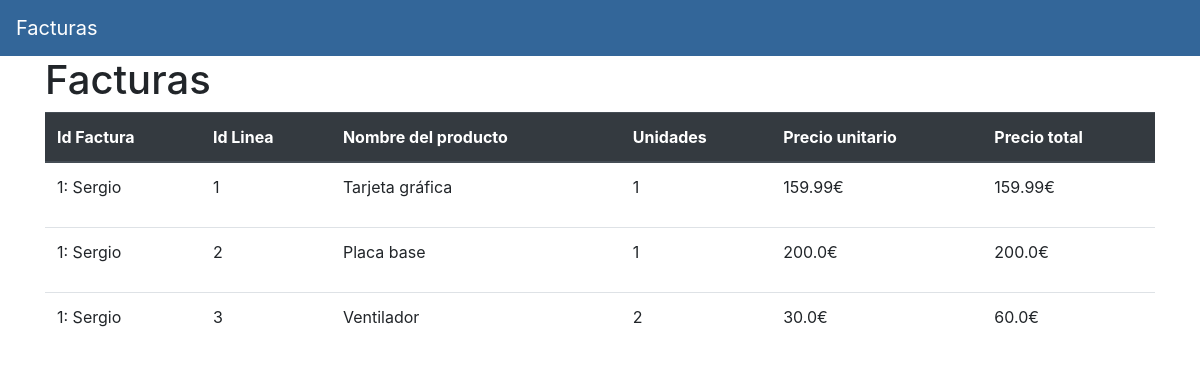
Screenshot of /facturas/1 with the database file from the repository.
### factura/models.py (models this page shows, shortened)
class LineaFactura(models.Model):
    id_linea = models.AutoField(primary_key=True)
    factura = models.ForeignKey(
        Factura,
        on_delete=models.CASCADE)                       # Borramos la línea de la factura,
    nombre_producto = models.CharField(max_length=220)  # porque la factura no existirá,
    precio_unitario = models.FloatField()               # y no tendría sentido asignar esa línea a otra factura
    unidades = models.IntegerField()
    @property
    def precio_real(self):
      return self.precio_unitario * self.unidades

class Factura(models.Model):
    id_factura = models.AutoField(primary_key=True)
    num = models.IntegerField()
    anio = models.DateTimeField(auto_now=True)
    cliente_nombre = models.CharField(max_length=220)
    cliente_direccion = models.CharField(max_length=400)
    def __str__(self):
        return f"{self.num}: {self.cliente_nombre}"

### factura/views.py (the view)
def detalle_factura(request, id_factura):
    return render(request, 'factura/detalle_factura.html', {
        'lineas': LineaFactura.objects.filter(factura=id_factura),
        })

### factura/templates/factura/detalle_factura.html (shortened to what this page needs)
{% extends 'factura/base.html' %}
{% block content %}
<h1 class="title">Facturas</h1>
<table class="table">
    <thead class="thead-dark">
        <tr>
            <th scope="col">Id Factura</th>
            <th scope="col">Id Linea</th>
            <th scope="col">Nombre del producto</th>
            <th scope="col">Unidades</th>
            <th scope="col">Precio unitario</th>
            <th scope="col">Precio total</th>
        </tr>
    </thead>
    <tbody>
        {% for l in lineas %}
        <tr>
            <td>{{ l.factura }}</td>
            <td>{{ l.id_linea }}</td>
            <td>{{ l.nombre_producto }}</p>
            <td>{{ l.unidades }}</p>
            <td>{{ l.precio_unitario }}€</p>
            <td>{{ l.precio_real }}€</p>
        </tr>
        {% endfor %}
    </tbody>
</table>
{% endblock content %}

### factura/templates/factura/base.html (shortened to what this page needs)
{% load static %}
<!doctype html>
<html lang="en">
  <head>
    <link rel="stylesheet" href="{% static 'factura/css/bootstrap.min.css' %}">
  </head>
  <body>
        {% include 'factura/navbar.html' %}
        <div class="container">
        {% block content %}
        {% endblock content %}
        </div>
  </body>
</html>

### factura/templates/factura/navbar.html (shortened to what this page needs)
<nav class="navbar navbar-expand-sm navbar-dark"
    role="navegation"
    style="background-color: #336699;">
    <a class="navbar-brand" href="{% url 'homepage' %}">Facturas</a>
</nav>

### rows the page displays
LineaFactura: factura "1: Sergio", id_linea "1", nombre_producto "Tarjeta gráfica", unidades "1", precio_unitario "159.99", precio_real "159.99"
LineaFactura: factura "1: Sergio", id_linea "2", nombre_producto "Placa base", unidades "1", precio_unitario "200.0", precio_real "200.0"
LineaFactura: factura "1: Sergio", id_linea "3", nombre_producto "Ventilador", unidades "2", precio_unitario "30.0", precio_real "60.0"
